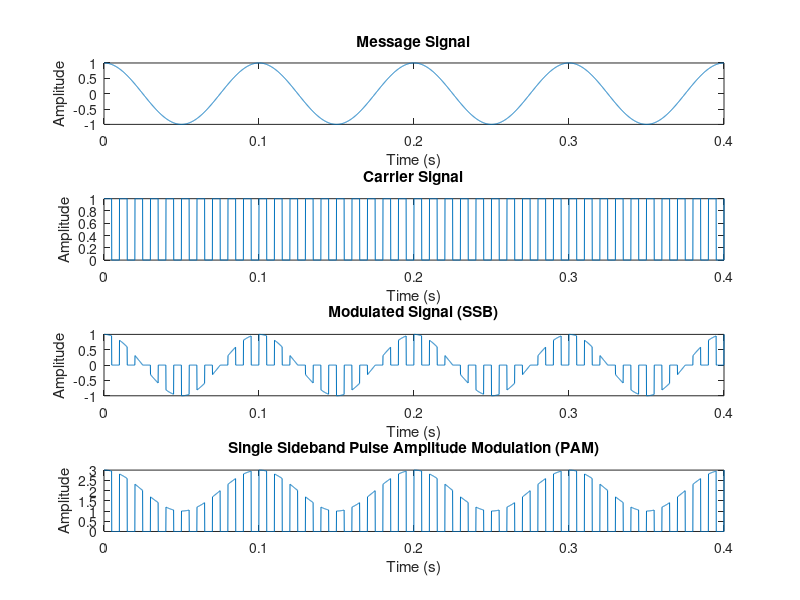

Reproduce this figure in MATLAB.
clc;
clear ;
close all;
fc = 100;
fm = fc / 10;
fs = 100 * fc;
t = 0:1/fs:4/fm;
mt = cos(2*pi*fm*t);
ct = 0.5*square(2*pi*fc*t) + 0.5;
st = mt.*ct;
tt = [];

% Single-sided PAM
for i = 1:length(st)
    if st(i) == 0
        tt = [tt, st(i)];
    else
        tt = [tt, st(i) + 2];
    end
end
subplot(4,1,1);
plot(t, mt);
title('Message Signal');
xlabel('Time (s)');
ylabel('Amplitude');
subplot(4,1,2);
plot(t, ct);
title('Carrier Signal');
xlabel('Time (s)');
ylabel('Amplitude');
subplot(4,1,3);
plot(t, st);
title('Modulated Signal (SSB)');
xlabel('Time (s)');
ylabel('Amplitude');
subplot(4,1,4);
plot(t, tt);
title('Single Sideband Pulse Amplitude Modulation (PAM)');
xlabel('Time (s)');
ylabel('Amplitude');
